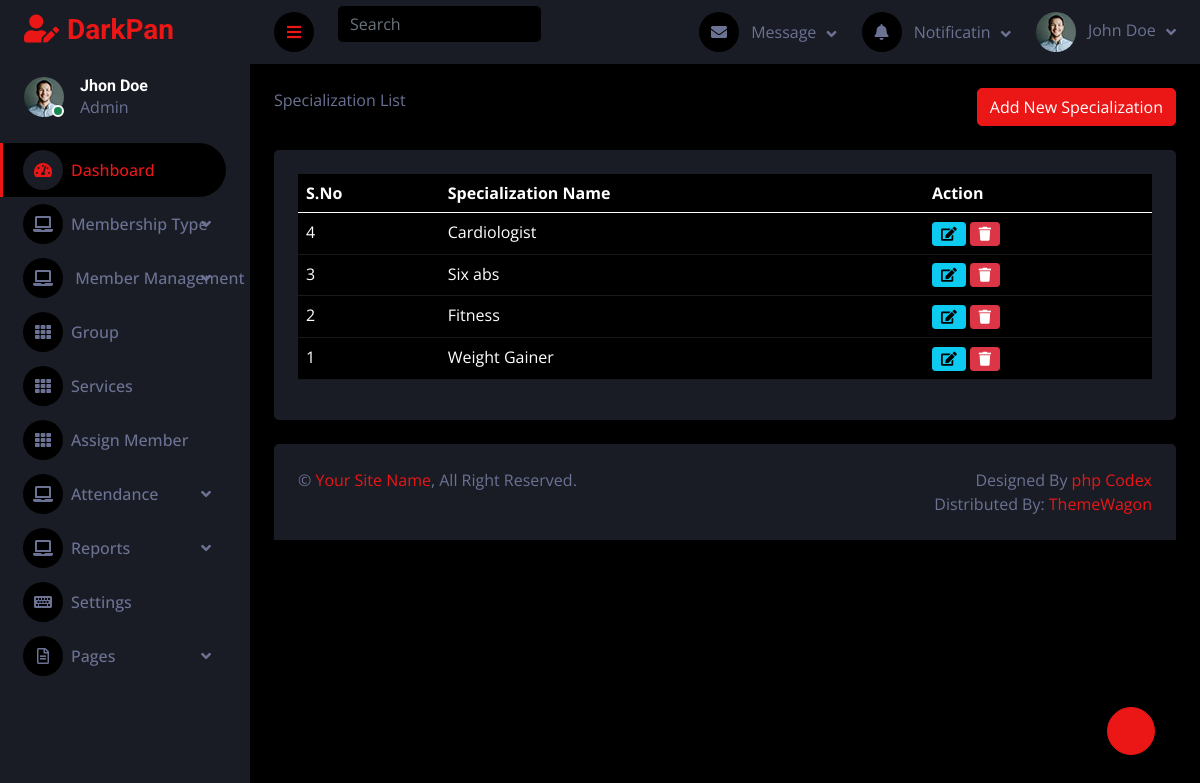
Screenshot of /view-specialization.php (signed in) with the database file from the repository.
### tables this page shows
CREATE TABLE IF NOT EXISTS `specialization` (
  `id` int NOT NULL AUTO_INCREMENT,
  `name` varchar(250) DEFAULT NULL,
  `description` varchar(250) DEFAULT NULL,
  PRIMARY KEY (`id`)
);

### view-specialization.php (the view)
<?php include "common/header.php";?>
 <div class="container-fluid pt-4 px-4">
                <div class="row g-4">
     <div class="clearfix">
  <span class="float-start">Specialization List</span>
  <span> <a href="add-specialization.php" <button type="button" class="btn btn-primary float-end">Add New Specialization</button></a></span>
</div>
<div class="col-sm-12">
                        <div class="bg-secondary rounded h-100 p-4">
                            <table class="table table-dark">
                                <thead>
                                    <tr>
                                        <th scope="col">S.No</th>
                                        <th scope="col">Specialization Name</th>
                                        <th scope="col">Action</th>
                                    </tr>
                                </thead>
                                <tbody>
  <?php
 $sql = mysqli_query($conn, "SELECT * FROM `specialization` order by id desc");
                   while ($row = mysqli_fetch_assoc($sql)) {
                       echo "<tr>
                               <td>{$row['id']}</td>
                             <td>{$row['name']}</td>
                               <td><a class='btn btn-sm btn-info' href='edit-specialization.php?id={$row['id']}'><i class='fa fa-edit'></i></a>
                   <a class='btn btn-sm btn-danger' href='delete-specialization.php?id={$row['id']}'><i class='fa fa-trash'></i></a></td>
                             </tr>";
                   }
                   ?>
                               </tbody>
                            </table>
                        </div>
                    </div>
                    </div>
                </div>
<?php include "common/footer.php";?>

### css/style.css (style rules this page uses)
.btn { transition: .5s; }

### rows the page displays
specialization: id "4", name "Cardiologist"
specialization: id "3", name "Six abs"
specialization: id "2", name "Fitness"
specialization: id "1", name "Weight Gainer"
